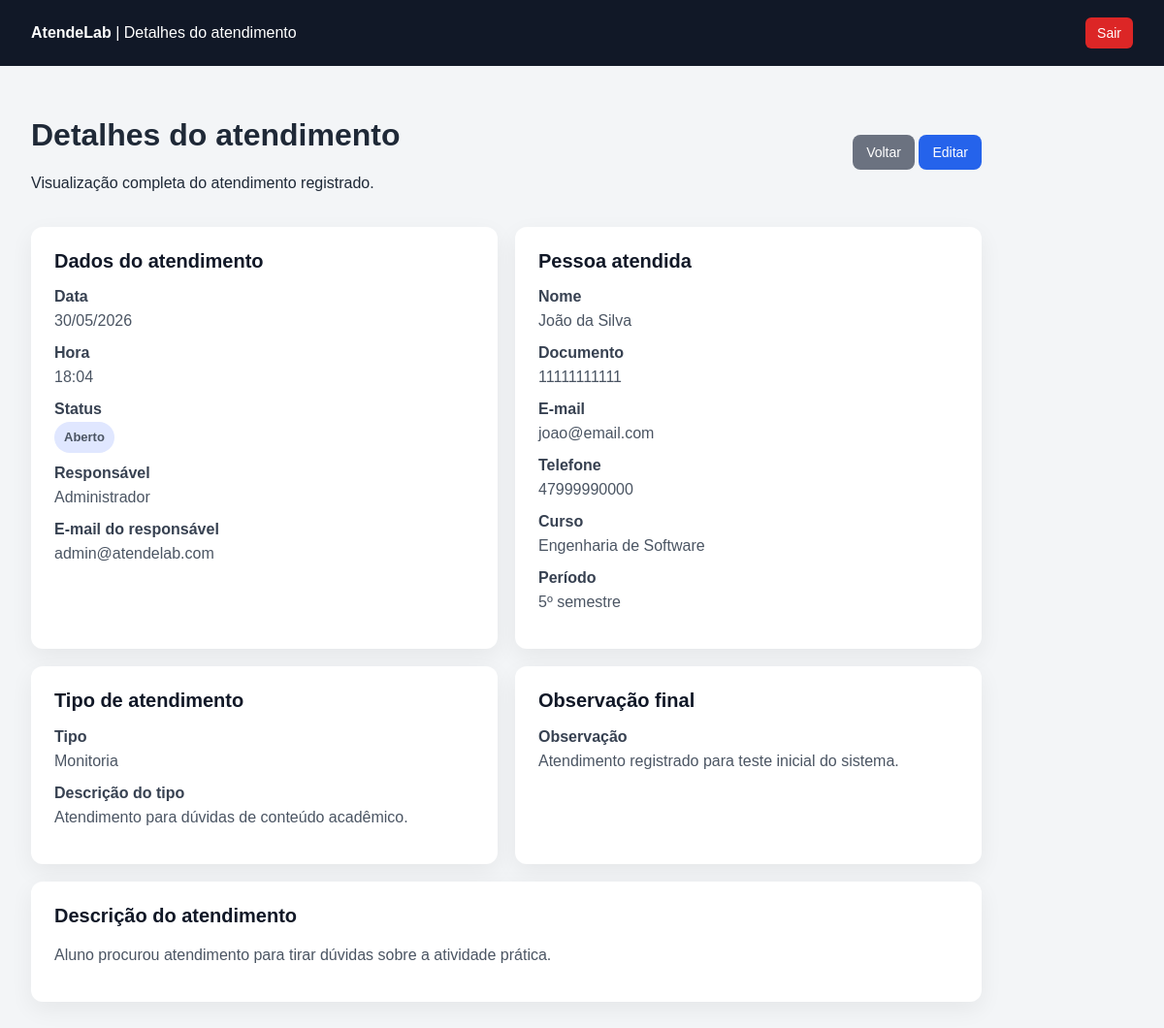
/atendelab-main/atendimentos/visualizar.php?id=1 (signed in), run on the app's committed database.
### tables this page shows
CREATE TABLE `atendimentos` (
  `id` int(11) NOT NULL,
  `pessoa_id` int(11) NOT NULL,
  `tipo_atendimento_id` int(11) NOT NULL,
  `usuario_id` int(11) NOT NULL,
  `data_atendimento` date NOT NULL,
  `hora_atendimento` time NOT NULL,
  `descricao` text NOT NULL,
  `observacao` text DEFAULT NULL,
  `status` enum('aberto','em_andamento','concluido') DEFAULT 'aberto',
  `criado_em` timestamp NOT NULL DEFAULT current_timestamp()
);

CREATE TABLE `usuarios` (
  `id` int(11) NOT NULL,
  `nome` varchar(100) NOT NULL,
  `email` varchar(100) NOT NULL,
  `senha` varchar(255) NOT NULL,
  `perfil` enum('admin','atendente') DEFAULT 'atendente',
  `status` enum('ativo','inativo') DEFAULT 'ativo',
  `criado_em` timestamp NOT NULL DEFAULT current_timestamp()
);

CREATE TABLE `pessoas` (
  `id` int(11) NOT NULL,
  `nome` varchar(100) NOT NULL,
  `documento` varchar(20) DEFAULT NULL,
  `email` varchar(100) DEFAULT NULL,
  `telefone` varchar(20) DEFAULT NULL,
  `curso` varchar(100) DEFAULT NULL,
  `periodo` varchar(50) DEFAULT NULL,
  `status` enum('ativo','inativo') DEFAULT 'ativo',
  `criado_em` timestamp NOT NULL DEFAULT current_timestamp()
);

CREATE TABLE `tipos_atendimentos` (
  `id` int(11) NOT NULL,
  `nome` varchar(100) NOT NULL,
  `descricao` text DEFAULT NULL,
  `status` enum('ativo','inativo') DEFAULT 'ativo',
  `criado_em` timestamp NOT NULL DEFAULT current_timestamp()
);

### atendelab-main/atendimentos/visualizar.php (the view, shortened to what this page needs)
<?php
require_once __DIR__ . '/../config/database.php';
$id = $_GET['id'] ?? null;
$sql = "SELECT
            atendimentos.*,
            pessoas.nome AS pessoa_nome,
            pessoas.documento AS pessoa_documento,
            pessoas.email AS pessoa_email,
            pessoas.telefone AS pessoa_telefone,
            pessoas.curso AS pessoa_curso,
            pessoas.periodo AS pessoa_periodo,
            tipos_atendimentos.nome AS tipo_nome,
            tipos_atendimentos.descricao AS tipo_descricao,
            usuarios.nome AS usuario_nome,
            usuarios.email AS usuario_email
        FROM atendimentos
        INNER JOIN pessoas ON atendimentos.pessoa_id = pessoas.id
        INNER JOIN tipos_atendimentos ON atendimentos.tipo_atendimento_id = tipos_atendimentos.id
        INNER JOIN usuarios ON atendimentos.usuario_id = usuarios.id
        WHERE atendimentos.id = :id
        LIMIT 1";
$stmt = $pdo->prepare($sql);
$stmt->bindParam(':id', $id);
$stmt->execute();
$atendimento = $stmt->fetch(PDO::FETCH_ASSOC);
function formatarStatus($status) {
    if ($status === 'aberto') {
        return 'Aberto';
    }
    return $status;
}
?>
<!DOCTYPE html>
<html lang="pt-br">
<head>
</head>
<body>
<header>
    <div>
        <strong>AtendeLab</strong>
        <span> | Detalhes do atendimento</span>
    </div>
    <a href="../logout.php">Sair</a>
</header>
<main>
    <div class="topo">
        <div>
            <h1>Detalhes do atendimento</h1>
            <p>Visualização completa do atendimento registrado.</p>
        </div>
        <div>
            <a class="btn btn-secundario" href="index.php">Voltar</a>
            <a class="btn" href="editar.php?id=<?php echo $atendimento['id']; ?>">Editar</a>
        </div>
    </div>
    <section class="grid">
        <div class="card">
            <h2>Dados do atendimento</h2>
            <div class="linha">
                <strong>Data</strong>
                <span><?php echo date('d/m/Y', strtotime($atendimento['data_atendimento'])); ?></span>
            </div>
            <div class="linha">
                <strong>Hora</strong>
                <span><?php echo substr($atendimento['hora_atendimento'], 0, 5); ?></span>
            </div>
            <div class="linha">
                <strong>Status</strong>
                <span class="status"><?php echo formatarStatus($atendimento['status']); ?></span>
            </div>
            <div class="linha">
                <strong>Responsável</strong>
                <span><?php echo htmlspecialchars($atendimento['usuario_nome']); ?></span>
            </div>
            <div class="linha">
                <strong>E-mail do responsável</strong>
                <span><?php echo htmlspecialchars($atendimento['usuario_email']); ?></span>
            </div>
        </div>
        <div class="card">
            <h2>Pessoa atendida</h2>
            <div class="linha">
                <strong>Nome</strong>
                <span><?php echo htmlspecialchars($atendimento['pessoa_nome']); ?></span>
            </div>
            <div class="linha">
                <strong>Documento</strong>
                <span><?php echo htmlspecialchars($atendimento['pessoa_documento']); ?></span>
            </div>
            <div class="linha">
                <strong>E-mail</strong>
                <span><?php echo htmlspecialchars($atendimento['pessoa_email']); ?></span>
            </div>
            <div class="linha">
                <strong>Telefone</strong>
                <span><?php echo htmlspecialchars($atendimento['pessoa_telefone']); ?></span>
            </div>
            <div class="linha">
                <strong>Curso</strong>
                <span><?php echo htmlspecialchars($atendimento['pessoa_curso']); ?></span>
            </div>
            <div class="linha">
                <strong>Período</strong>
                <span><?php echo htmlspecialchars($atendimento['pessoa_periodo']); ?></span>
            </div>
        </div>
        <div class="card">
            <h2>Tipo de atendimento</h2>
            <div class="linha">
                <strong>Tipo</strong>
                <span><?php echo htmlspecialchars($atendimento['tipo_nome']); ?></span>
            </div>
            <div class="linha">
                <strong>Descrição do tipo</strong>
                <p><?php echo htmlspecialchars($atendimento['tipo_descricao']); ?></p>
            </div>
        </div>
        <div class="card">
            <h2>Observação final</h2>
            <div class="linha">
                <strong>Observação</strong>
                <p>
                    <?php
                        echo $atendimento['observacao']
                            ? htmlspecialchars($atendimento['observacao'])
                            : 'Nenhuma observação final registrada.';
                    ?>
                </p>
            </div>
        </div>
        <div class="card card-full">
            <h2>Descrição do atendimento</h2>
            <div class="linha">
                <p><?php echo htmlspecialchars($atendimento['descricao']); ?></p>
            </div>
        </div>
    </section>
</main>
</body>
</html>

### atendelab-main/atendimentos/visualizar.php (style rules this page uses)
body { margin: 0; font-family: Arial, sans-serif; background: #f3f5f7; color: #1f2937; }
header { background: #111827; color: #ffffff; padding: 18px 32px; display: flex; justify-content: space-between; align-items: center; }
header a { color: #ffffff; text-decoration: none; background: #dc2626; padding: 8px 12px; border-radius: 6px; font-size: 14px; }
main { padding: 32px; max-width: 980px; }
.topo { display: flex; justify-content: space-between; align-items: center; gap: 12px; margin-bottom: 20px; }
.btn { background: #2563eb; color: #ffffff; padding: 10px 14px; border-radius: 8px; text-decoration: none; border: none; cursor: pointer; font-size: 14px; display: inline-block; }
.btn-secundario { background: #6b7280; }
.grid { display: grid; grid-template-columns: 1fr 1fr; gap: 18px; }
.card { background: #ffffff; padding: 24px; border-radius: 12px; box-shadow: 0 8px 24px rgba(0, 0, 0, 0.06); }
.card-full { grid-column: 1 / -1; }
h2 { margin-top: 0; font-size: 20px; color: #111827; }
.linha { margin-bottom: 12px; }
.linha strong { display: block; color: #374151; margin-bottom: 4px; }
.linha span, .linha p { color: #4b5563; margin: 0; line-height: 1.5; }
.status { display: inline-block; padding: 6px 10px; border-radius: 999px; font-weight: bold; font-size: 13px; background: #e0e7ff; color: #3730a3; }

### data on the page
atendimentos: data_atendimento "30/05/2026", hora_atendimento "18:04", status "Aberto", usuario.nome "Administrador", usuario.email "admin@atendelab.com", pessoa.nome "João da Silva", pessoa.documento "11111111111", pessoa.email "joao@email.com", pessoa.telefone "47999990000", pessoa.curso "Engenharia de Software", pessoa.periodo "5º semestre", tipo_atendimento.nome "Monitoria", tipo_atendimento.descricao "Atendimento para dúvidas de conteúdo acadêmico.", observacao "Atendimento registrado para teste inicial do sistema.", descricao "Aluno procurou atendimento para tirar dúvidas sobre a atividade prática."
